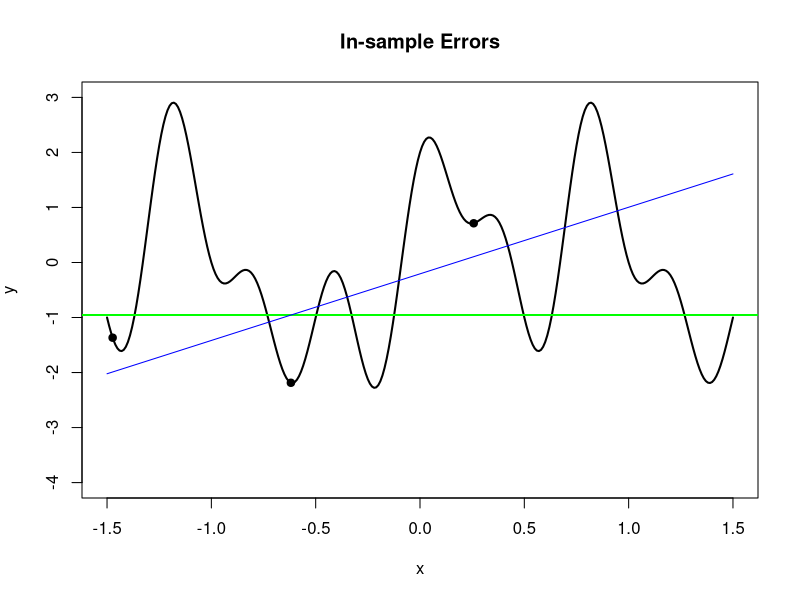
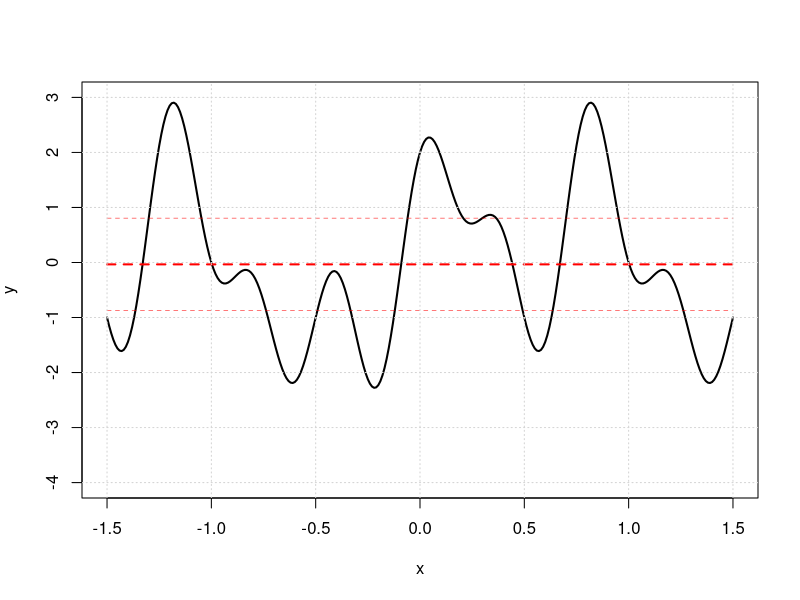
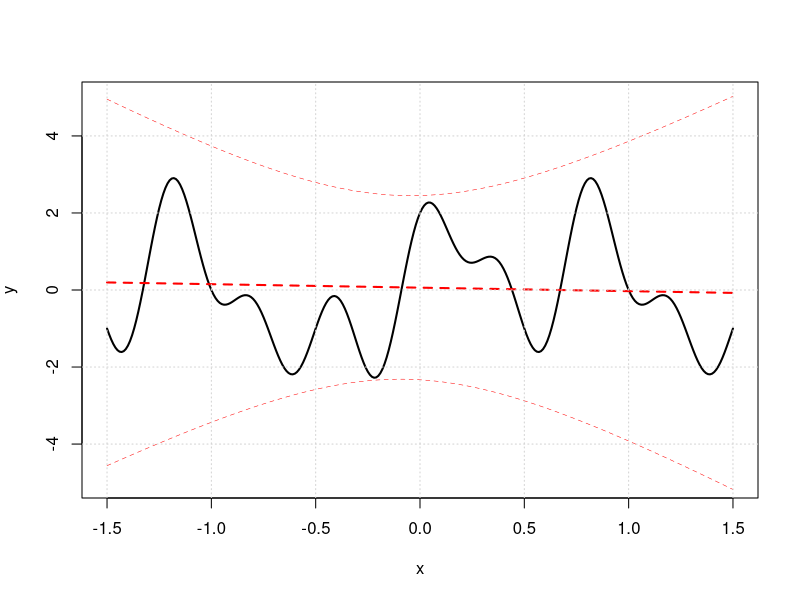

Recreate these plots in R, in order.
rm(list = ls(all = TRUE))

#---------------------------------
# Simulate "Observed" Data
#---------------------------------

# Define f, the true Target Model:
f.mod=function(x)
{
  return(sin(pi*x) + cos(2*pi*x) + sin(3*pi*x) + cos(5*pi*x))
}

# Simulate Data from f
set.seed(4)
simul=function(n)
{
  x    <- runif(n, min=-1.5, max=1.5)  # Generating Input Data        
  y    <- f.mod(x)   # Generating Output Data
  data <- cbind(x, y)
  return(data)
}


# Fix the parameters:
n=3

# Simulated data (with noise)
(dat <- simul(n=n)) 


#------------------------------------------------------------
# Data produced by true target function ( no noise )
#------------------------------------------------------------
# Generate "True" Responses from Target Distribution

x <- seq(-1.5,1.5,0.01)    # domain
y <- f.mod(x)              # true output (for domain x)


#---------------------------------
# Final Hypotheses 
#---------------------------------

# H0
g_0.mod=function(x, data)
{
  g_0 <- lm(data[,2]~1)
  return(g_0$coefficients[1] + 0*x)
}


# H1
g_1.mod=function(x, data) 
{
  g_1 <- lm(data[,2]~data[,1])
  return(g_1$coefficients[1]+(g_1$coefficients[2]*x))
}




#---------------------------------
# Plot Data
#---------------------------------
plot(c(-1.5,1.5),c(-4,3),type="n",main="In-sample Errors",xlab=expression(x),ylab=expression(y))
lines(x,y,type="l",lwd=2)  # plotting the true responses (no error/noise)
points(dat[,1],dat[,2], pch=19);      # plotting generated data (with noise)
abline(h=g_0.mod(x, dat), col="green")    # H0 model 
lines(x,g_1.mod(x, dat), col="blue")      # H1 model 





#===============================================================================
# Let's see the trade-off for varying model complexity:
#===============================================================================

# Fit M constant models to random data:
M = 10000
curves = matrix(rep(NA,M*length(x)),ncol=length(x),nrow=M)
avg    = rep(NA,length(x))
vari   = rep(NA,length(x))

for(i in 1:M){
  data       <- simul(n=3)  # each hypothesis can only be fit with 3 data points 
  curves[i,] <- g_0.mod(x,data)
}
curves  # an element in row i, column j is the prediction for input x_j using g_0.mod fitted to dataset i
# thus since we have a constant function, all elements in the same row are equal
# thus each row is different but all columns are equal
for(i in 1:length(x)){
  avg[i]  <- mean(curves[,i])  # this will be the same for all i because all columns are equal because g_o.mod is constant function
  vari[i] <- var(curves[,i])   
}

# In-sample Errors
plot(c(-1.5,1.5),c(-4,3),type="n",main="",xlab=expression(x),ylab=expression(y))
lines(x,y,type="l",col="black",lwd=2)  # plotting the true responses (no error/noise)
lines(x,avg,type="l",lwd=2,lty=2,col="red")
bias=(1/3)*(t(f.mod(x)-avg)%*%(f.mod(x)-avg))*0.01
lines(x, avg+sqrt(vari),type="l",lwd=0.5,lty=2,col="red")
lines(x, avg-sqrt(vari),type="l",lwd=0.5,lty=2,col="red")
c(bias, mean(vari), bias + mean(vari))
grid()



# fit M linear models to random data
M = 10000
curves = matrix(rep(NA,M*length(x)),ncol=length(x),nrow=M)
avg    = rep(NA,length(x))
vari   = rep(NA,length(x))
for(i in 1:M){
  data       <- simul(n=3)  # each hypothesis can only be fit with 3 data points 
  curves[i,] <- g_1.mod(x,data)
}
for(i in 1:length(x)){
  avg[i]  <- mean(curves[,i])  # mean of each column - i.e. mean response
  vari[i] <- var(curves[,i])
}

# In-sample Errors
plot(c(-1.5,1.5),c(-5,5),type="n",main="",xlab=expression(x),ylab=expression(y))
lines(x,y,type="l",col="black",lwd=2)  # plotting the true responses (no error/noise)
lines(x,avg,type="l",lwd=2,lty=2,col="red")
#abline(h=0)
bias=(1/3)*(t(f.mod(x)-avg)%*%(f.mod(x)-avg))*0.01
lines(x,avg+sqrt(vari),type="l",lwd=0.5,lty=2,col="red")
lines(x,avg-sqrt(vari),type="l",lwd=0.5,lty=2,col="red")
c(bias,mean(vari),bias+mean(vari))
grid()



#bias=function(x){return((abs(f.mod(x)))^2)}
#integrate(bias,-1.5,1.5)
























